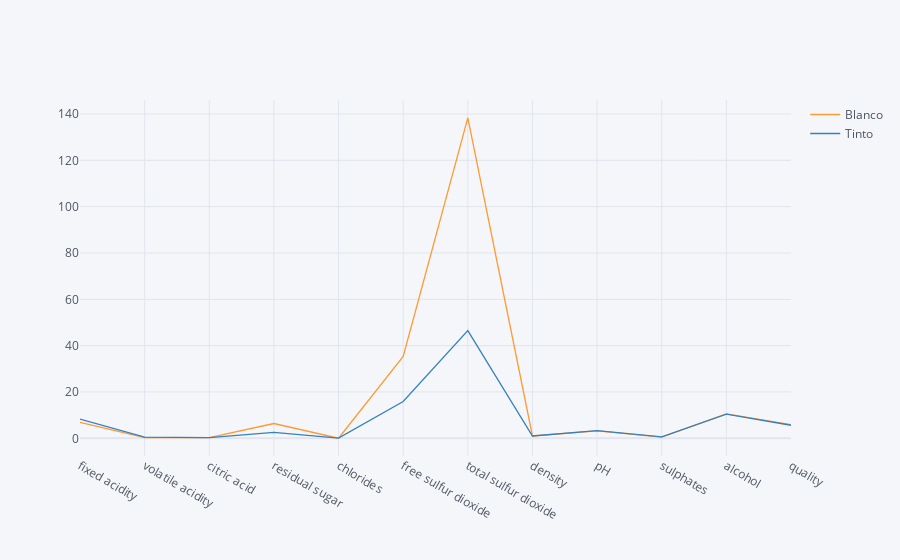

Notebook source saved alongside this figure:
### Code cell
# Generamos un grafico para visualizar los datos segun cada vino -tinto-blanco  
resultado.iplot(kind='line')

### Figure 1 — Plotly figure (JSON) as saved in the notebook; plotly's stock layout.template omitted (floating-point values rounded to 4 significant figures)
{"data": [{"line": {"color": "rgba(255, 153, 51, 1.0)", "dash": "solid", "shape": "linear", "width": 1.3}, "mode": "lines", "name": "Blanco", "text": "", "type": "scatter", "x": ["fixed acidity", "volatile acidity", "citric acid", "residual sugar", "chlorides", "free sulfur dioxide", "total sulfur dioxide", "density", "pH", "sulphates", "alcohol", "quality"], "y": [6.855, 0.2782, 0.3342, 6.391, 0.04577, 35.31, 138.4, 0.994, 3.188, 0.4898, 10.51, 5.878]}, {"line": {"color": "rgba(55, 128, 191, 1.0)", "dash": "solid", "shape": "linear", "width": 1.3}, "mode": "lines", "name": "Tinto", "text": "", "type": "scatter", "x": ["fixed acidity", "volatile acidity", "citric acid", "residual sugar", "chlorides", "free sulfur dioxide", "total sulfur dioxide", "density", "pH", "sulphates", "alcohol", "quality"], "y": [8.32, 0.5278, 0.271, 2.539, 0.08747, 15.87, 46.47, 0.9967, 3.311, 0.6581, 10.42, 5.636]}], "layout": {"legend": {"bgcolor": "#F5F6F9", "font": {"color": "#4D5663"}}, "paper_bgcolor": "#F5F6F9", "plot_bgcolor": "#F5F6F9", "title": {"font": {"color": "#4D5663"}}, "xaxis": {"gridcolor": "#E1E5ED", "showgrid": true, "tickfont": {"color": "#4D5663"}, "title": {"font": {"color": "#4D5663"}, "text": ""}, "zerolinecolor": "#E1E5ED"}, "yaxis": {"gridcolor": "#E1E5ED", "showgrid": true, "tickfont": {"color": "#4D5663"}, "title": {"font": {"color": "#4D5663"}, "text": ""}, "zerolinecolor": "#E1E5ED"}}}
